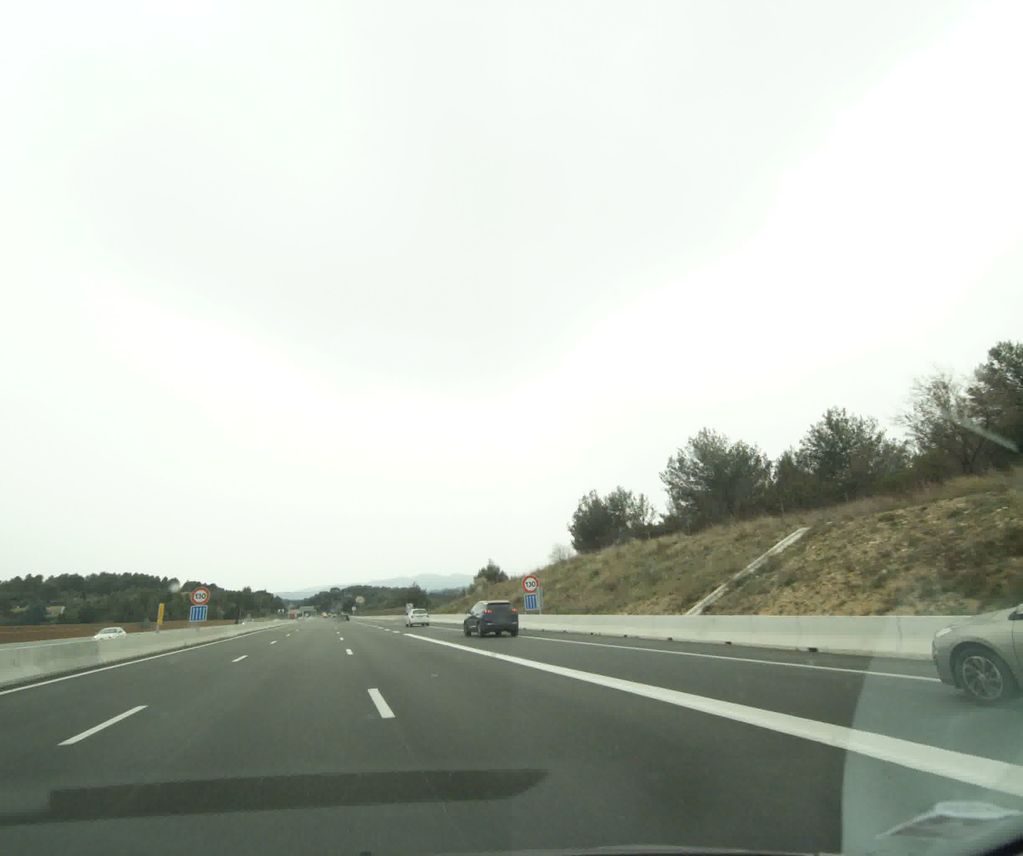
#> input picture backend/mapillary_out/thumbs/1472040826479049.jpg, 1023 x 856 px, found by its file name; its folder holds 4 pictures in this run
$ python test_skyline_compare.py
#> lines starting #> are read from the running program, lines starting #| are printed output that depends on the picture; after the words box and inside, x2 and y2 are one past the last pixel; in counts of white or black regions, pixels touching at a corner belong together
### backend/skyline_extractor.py
import cv2
import numpy as np
import os

def extract_skyline_signature(image_path: str, resize=(256, 128)) -> np.ndarray:
    """
    Extrait une signature fractale simplifiée basée sur la skyline/horizon.

    Args:
        image_path (str): Chemin de l'image.
        resize (tuple): Taille de redimensionnement (w, h).

    Returns:
        np.ndarray: Profil de skyline normalisé (1D).
    """
#> called with resize = (256, 128)
    # Charge image
    img = cv2.imread(image_path)
#> img is the input picture: shape (856, 1023, 3); mean B, G, R 186.6, 195.3, 189.6
    if img is None:
        raise ValueError(f"❌ Impossible de lire {image_path}")

    # Redimensionne
    img = cv2.resize(img, resize)
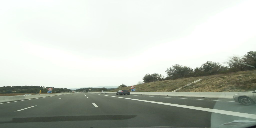
#> img: shape (128, 256, 3); mean B, G, R 186.5, 195.2, 189.6

    # Convertit en niveaux de gris
    gray = cv2.cvtColor(img, cv2.COLOR_BGR2GRAY)
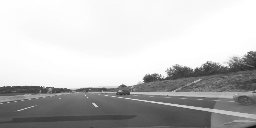
#> gray: shape (128, 256); min 17, max 255, mean 192.6

    # Détection de contours
    edges = cv2.Canny(gray, 100, 200)
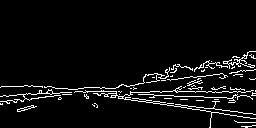
#> edges: shape (128, 256); 5.5% white in thin lines or dots, all inside (x1, y1, x2, y2) = (0, 51, 256, 128)

    # Profil vertical (on prend le premier pixel blanc du haut)
    h, w = edges.shape
#> h = 128; w = 256
    skyline = np.zeros(w, dtype=np.int32)
#> skyline = 256 values from 0 to 0

    for x in range(w):
        col = edges[:, x]
        ys = np.where(col > 0)[0]
        if len(ys) > 0:
            skyline[x] = ys[0]  # Premier contour rencontré
        else:
            skyline[x] = h  # Pas trouvé → met en bas
#> this loop made 256 passes
#> ys on passes 1 to 3: [87, 96, 101, 103, 104], [86, 96, 101, 104], [86, 96, 101, 103, 104]
#> after the loop, skyline = 256 values, max 93 at index 43, min 51 at index 249, mean 76.86

    # Normalise entre [0,1]
    skyline_norm = skyline / h
#> skyline_norm = 256 values, max 0.727 at index 43, min 0.398 at index 249, mean 0.6
    return skyline_norm

# [15 lines that do not run on import are left out]

### backend/test_skyline_compare.py
import os
import numpy as np
from sklearn.metrics.pairwise import cosine_similarity
from skyline_extractor import extract_skyline_signature

# 📂 Dossier des images Mapillary
img_dir = "/Users/marco/mapillary_france_adaptive/thumbs"
files = [f for f in os.listdir(img_dir) if f.endswith(".jpg")]

if len(files) < 2:
    raise ValueError("❌ Pas assez d'images pour comparer.")

# Prend 2 images différentes
img1 = os.path.join(img_dir, files[0])
img2 = os.path.join(img_dir, files[1])

# Extrait les skylines
sig1 = extract_skyline_signature(img1).reshape(1, -1)
sig2 = extract_skyline_signature(img2).reshape(1, -1)
#> call 2 of extract_skyline_signature, with resize = (256, 128)
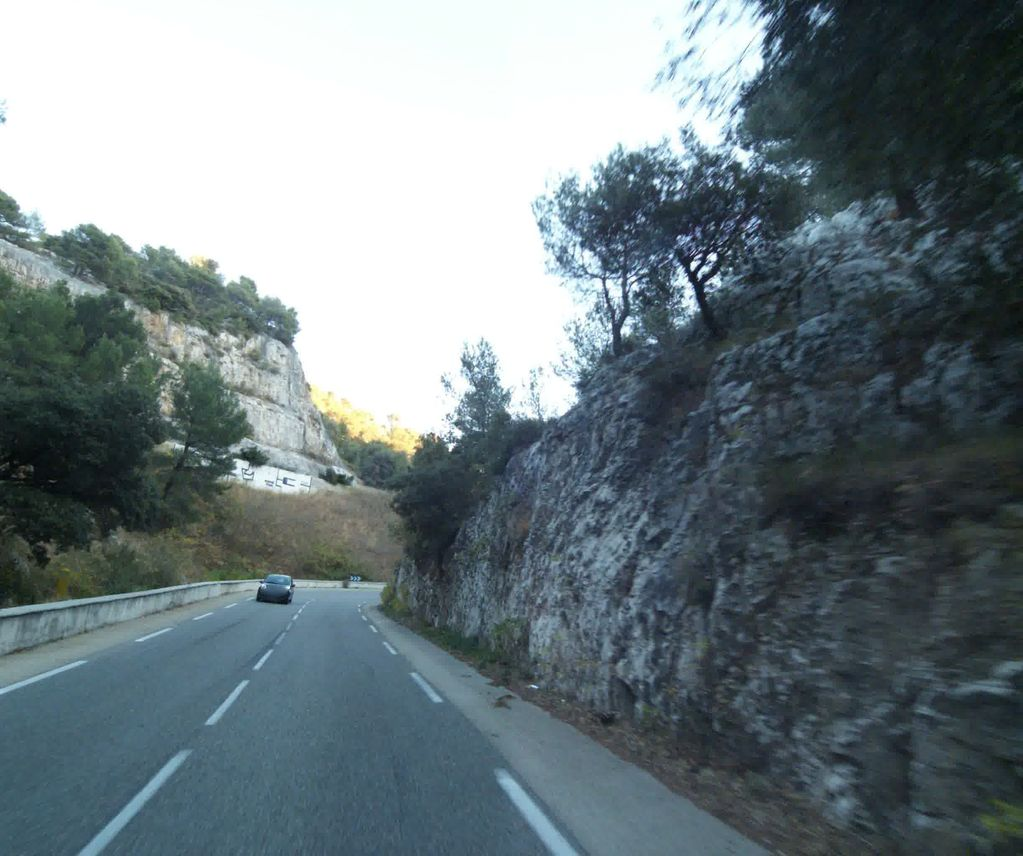
#> input picture backend/mapillary_out/thumbs/1540788629457418.jpg, 1023 x 856 px, found by its file name
#> in extract_skyline_signature, img is the input picture: shape (856, 1023, 3); mean B, G, R 129.5, 124.9, 112
#> in extract_skyline_signature (call 2), `img = cv2.resize(img, resize)`:
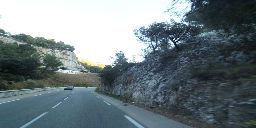
#> img: shape (128, 256, 3); mean B, G, R 129.3, 124.8, 111.8
#> in extract_skyline_signature (call 2), `gray = cv2.cvtColor(img, cv2.COLOR_BGR2GRAY)`:
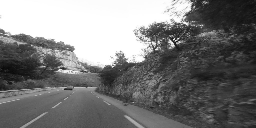
#> gray: shape (128, 256); min 9, max 255, mean 121.4
#> in extract_skyline_signature (call 2), `edges = cv2.Canny(gray, 100, 200)`:
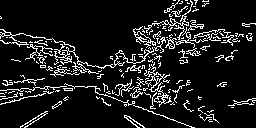
#> edges: shape (128, 256); 11.1% white in thin lines or dots
#> the loop in extract_skyline_signature (call 2), `for x in range(w):` made 256 passes
#> ys on passes 1 to 3: [16, 18, 29, 32, 34, 36, 37, 38, 40, 90, 93, 96, 99, 104], [17, 18, 29, 32, 35, 40, 90, 93, 96, 99, 103, 104], [29, 33, 34, 36, 40, 41, 83, 90, 93, 96, 98, 103]
#> after the loop in extract_skyline_signature (call 2), `for x in range(w):`: skyline = 256 values, max 67 at index 99, min 0 at index 173, mean 33.75
#> in extract_skyline_signature (call 2), `skyline_norm = skyline / h`: skyline_norm = 256 values, max 0.523 at index 99, min 0 at index 173, mean 0.264

# Compare via similarité cosinus
sim = cosine_similarity(sig1, sig2)[0][0]
#> sim = 0.91

print("🖼️ Image 1:", img1)
print("🖼️ Image 2:", img2)
print(f"🔎 Similarité skyline : {sim:.3f}")
#| 🔎 Similarité skyline : 0.910
